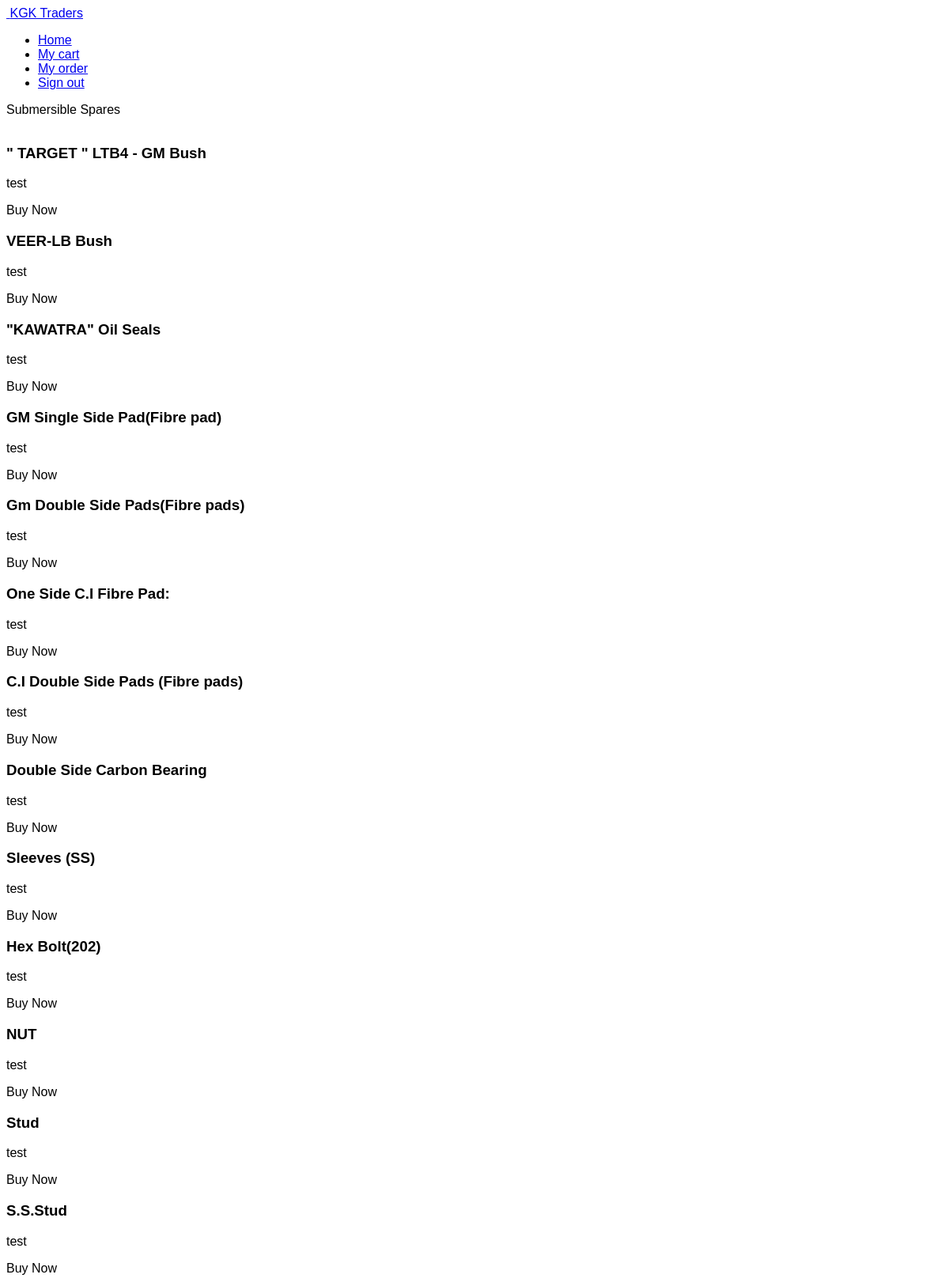
/spares.php (signed in), run on the app's committed database.
### tables this page shows
CREATE TABLE `spares` (
  `id` int(11) NOT NULL,
  `prdname` varchar(50) NOT NULL,
  `prddes` varchar(255) NOT NULL,
  `prdsizetblname` varchar(50) NOT NULL
);

### spares.php (the view, shortened to what this page needs)
<?php
include_once "config.php";
include_once "dashhead.php";
if(isset( $_SESSION['u_id'])){
?>
  <section id="values" class="values">
<div class="container" data-aos="fade-up">
  <header class="section-header">
    <p>Submersible Spares</p>
  </header>
  <div class="row">
<?php
   $sql = "SELECT * FROM `spares`";
        $test=mysqli_query($db,$sql);
        $imgid = 1;
        while($value = mysqli_fetch_object($test))
        {
            echo '<div class="col-lg-4">
            <div class="box" data-aos="fade-up" data-aos-delay="200">
              <img src="assets/img/prd/'.$imgid.'.jpg" class="img-fluid" alt="">
              <h3 id="prd'.$imgid.'"> '.$value->prdname.'</h3>
              <p>'.$value->prddes.'</p>
              <p hidden id="txt'.$imgid.'">'.$value->prdsizetblname.'</p>
              <a class="btn btn-success btn-sm" id="myBtn'.$imgid.'"><i class="fa fa-shopping-bag" aria-hidden="true"></i> Buy Now</a>
            </div>
          </div>
          ';
          $imgid++;
        }
        ?>
  </div>
</div>
</section>
<?php
}else{
    header("location:index.php");
}
?>

### data on the page
spares: prdname "\" TARGET \" LTB4 - GM Bush", prddes "test"
spares: prdname "VEER-LB Bush", prddes "test"
spares: prdname "\"KAWATRA\" Oil Seals", prddes "test"
spares: prdname "GM Single Side Pad(Fibre pad)", prddes "test"
spares: prdname "Gm Double Side Pads(Fibre pads)", prddes "test"
spares: prdname "One Side C.I Fibre Pad:", prddes "test"
spares: prdname "C.I Double Side Pads (Fibre pads)", prddes "test"
spares: prdname "Double Side Carbon Bearing", prddes "test"
spares: prdname "Sleeves (SS)", prddes "test"
spares: prdname "Hex Bolt(202)", prddes "test"
spares: prdname "NUT", prddes "test"
spares: prdname "Stud", prddes "test"
spares: prdname "S.S.Stud", prddes "test"
